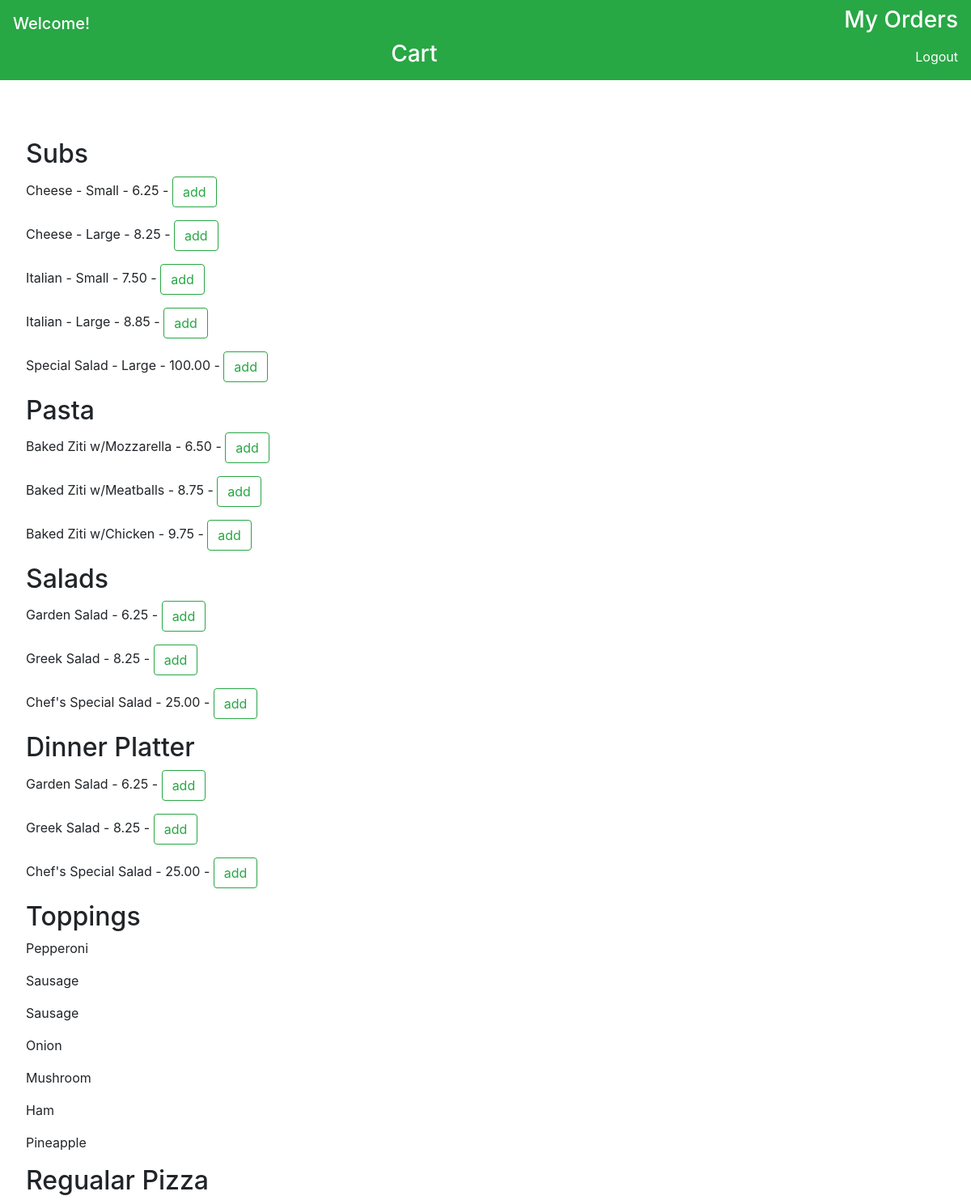
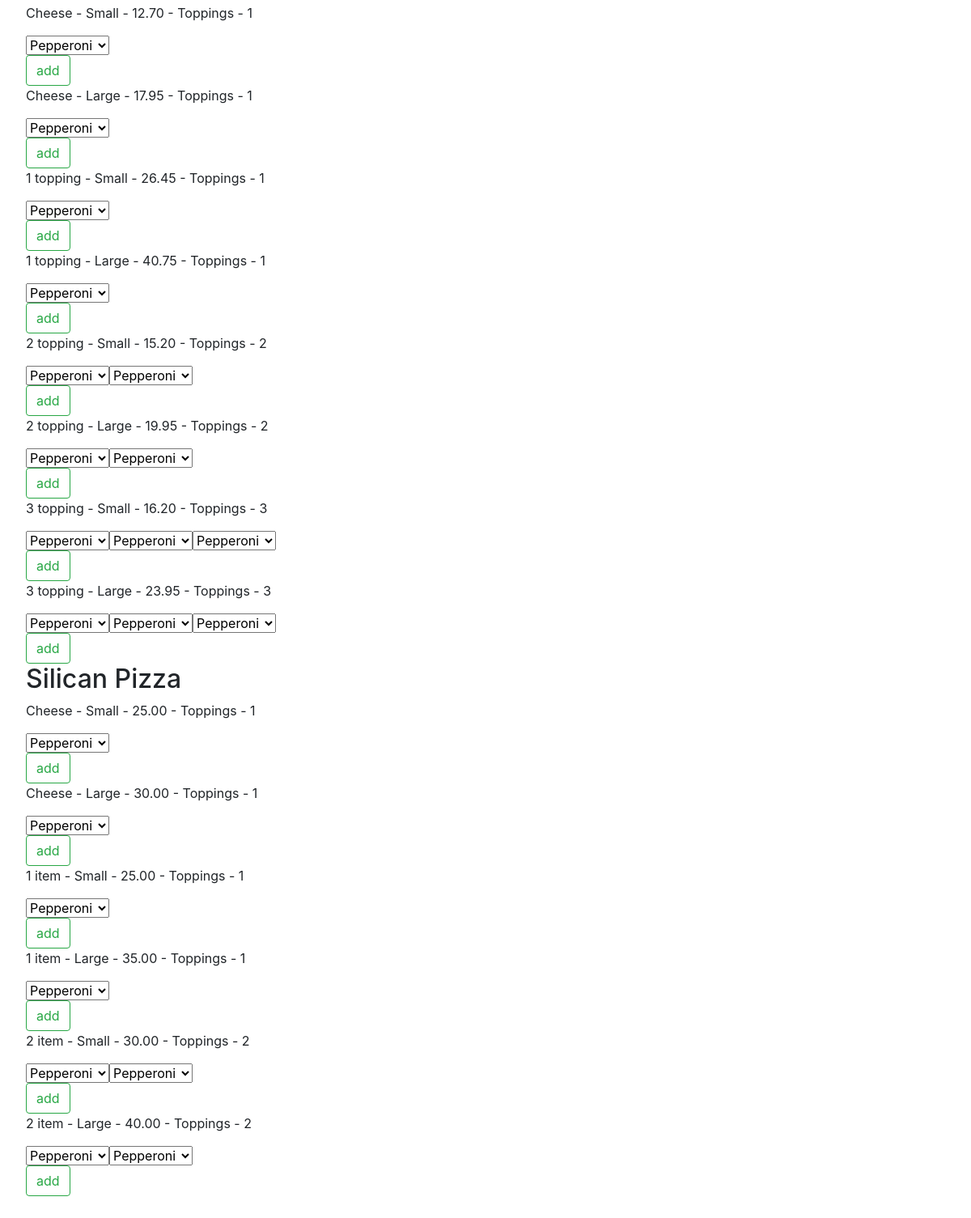
The app's page / (signed in) with its own data (2 pictures, top to bottom).
### orders/models.py (models this page shows)
class subs(models.Model):
    name = models.CharField(max_length= 64)
    size = models.CharField(max_length= 10)
    price = models.DecimalField(max_digits= 5, decimal_places=2)
    def __str__(self):
        return f"{self.name} - {self.size} - {self.price}"

class pasta(models.Model):
    name = models.CharField(max_length= 64)
    price = models.DecimalField(max_digits= 5, decimal_places=2)
    def __str__(self):
        return f"{self.name} - {self.price}"

class salads(models.Model):
    name = models.CharField(max_length= 64)
    price = models.DecimalField(max_digits= 5, decimal_places=2)
    def __str__(self):
        return f"{self.name} - {self.price}"

class toppings(models.Model):
    name = models.CharField(max_length= 64)
    def __str__(self):
        return f"{self.name}"

class regularpizza(models.Model):
    name = models.CharField(max_length = 64)
    size = models.CharField(max_length= 64)
    price = models.DecimalField(max_digits =5, decimal_places=2)
    numoftopp = models.DecimalField(max_digits= 2, decimal_places=0)
    def __str__(self):
        return f"{self.name} - {self.size} - {self.price} - Toppings - {self.numoftopp}"

class silicanpizza(models.Model):
    name = models.CharField(max_length = 64)
    size = models.CharField(max_length= 64)
    price = models.DecimalField(max_digits =5, decimal_places=2)
    numoftopp = models.DecimalField(max_digits= 2, decimal_places=0)
    def __str__(self):
        return f"{self.name} - {self.size} - {self.price} - Toppings - {self.numoftopp}"

### orders/views.py (the view)
# urls.py: path("", views.index, name="index"),
def index(request):
    if not request.user.is_authenticated :
        return render(request , 'orders/loginpage.html')
    else :
        context = {
            "subs" : subs.objects.all(),
            "pasta" : pasta.objects.all(),
            "salads" : salads.objects.all(),
            "dinplatter" : salads.objects.all(),
            "toppings" : toppings.objects.all(),
            "regularpizza" : regularpizza.objects.all(),
            "silicanpizza" : silicanpizza.objects.all()
        }
        return render(request, 'orders/mainpage.html', context)

### orders/templates/orders/mainpage.html (shortened to what this page needs)
{% load static %}
<!DOCTYPE html>
<html>
<head>
	<link rel="stylesheet" type="text/css" href="{% static 'styles/bootstrap.css' %}">
	<link rel="stylesheet" type="text/css" href="{% static 'styles/mainpagec.css' %}">
</head>
<body>
	<nav class="navbar navbar-light bg-success"  >
  		<span class="navbar-brand mb-0 h1" style="color: white">Welcome!</span>
		<a href="{% url 'vieworder' %}" style="color: white; margin-left:35%; " ><h3>My Orders</h3></a>
		<a href="{% url 'getcart' %}" style="color: white; margin-left: 40%;" ><h3>Cart</h3></a>
  		<a href="{% url 'logout' %}" style="color: white;">Logout</a>
	</nav>
	<div class="jumbotron" style="background:transparent !important">
		<div>
			<h2> Subs </h2>
			{% for i in subs %}
				<form class = "ajaxform">
				<div class = "general">
				<p>{{ i }} - <button class= "items btn btn-outline-success my-2 my-sm-0" data-cate="subs" data-name ="{{ i }}" >add</button></p>
				</div>
				</form>
			{% endfor %}
			<h2> Pasta </h2>
			{% for i in pasta %}
				<form class = "ajaxform">
				<div class = "general">
				<p>{{ i }} - <button class= "items btn btn-outline-success my-2 my-sm-0" data-cate="pasta" data-name ="{{ i }}" >add</button></p>
				</div>
				</form>
			{% endfor %}
			<h2> Salads </h2>
			{% for i in salads %}
				<form class = "ajaxform">
				<div class = "general">
				<p>{{ i }} - <button class= "items btn btn-outline-success my-2 my-sm-0" data-cate="salads" data-name ="{{ i }}" >add</button></p>
				</div>
				</form>
			{% endfor %}
			<h2> Dinner Platter </h2>
			{% for i in dinplatter %}
				<form class = "ajaxform">
				<div class = "general">
				<p>{{ i }} - <button class= "items btn btn-outline-success my-2 my-sm-0" data-cate="dinplatter" data-name ="{{ i }}" >add</button></p>
				</div>
				</form>
			{% endfor %}
			<h2> Toppings </h2>
			{% for i in toppings %}
				<p class= "toppings" data-cate="toppings" data-name ="{{ i }}" >{{ i }}</p>
			{% endfor %}
			<h2> Regualar Pizza </h2>
			{% for i in regularpizza %}
				<form class= "ajaxform">
				<div class= "ppizza">
				<div class= "innerpizza">
				<p>{{ i }}</p>
				</div>
				<button type = "submit" class= "pizza btn btn-outline-success my-2 my-sm-0" data-cate="regularpizza" data-name ="{{ i }}" >add</button>
				</div>
				</form>
			{% endfor %}
			<h2> Silican Pizza </h2>
			{% for i in silicanpizza %}
				<form class= "ajaxform">
				<div class= "ppizza">
				<div class= "innerpizza">
				<p>{{ i }}</p>
				</div>
				<button class= "pizza btn btn-outline-success my-2 my-sm-0" data-cate="silicanpizza" data-name ="{{ i }}" >add</button>
				</div>
				</form>
			{% endfor %}
		</div>
	</div>
</body>
</html>

### records on screen
subs: name+size+price "Cheese - Small - 6.25"
subs: name+size+price "Cheese - Large - 8.25"
subs: name+size+price "Italian - Small - 7.50"
subs: name+size+price "Italian - Large - 8.85"
subs: name+size+price "Special Salad - Large - 100.00"
pasta: name+price "Baked Ziti w/Mozzarella - 6.50"
pasta: name+price "Baked Ziti w/Meatballs - 8.75"
pasta: name+price "Baked Ziti w/Chicken - 9.75"
salads: name+price "Garden Salad - 6.25"
salads: name+price "Greek Salad - 8.25"
salads: name+price "Chef's Special Salad - 25.00"
toppings: name "Pepperoni"
toppings: name "Sausage"
toppings: name "Sausage"
toppings: name "Onion"
toppings: name "Mushroom"
toppings: name "Ham"
toppings: name "Pineapple"
regularpizza: name+size+price "Cheese - Small - 12.70 - Toppings - 1"
regularpizza: name+size+price "Cheese - Large - 17.95 - Toppings - 1"
regularpizza: name+size+price "1 topping - Small - 26.45 - Toppings - 1"
regularpizza: name+size+price "1 topping - Large - 40.75 - Toppings - 1"
regularpizza: name+size+price "2 topping - Small - 15.20 - Toppings - 2"
regularpizza: name+size+price "2 topping - Large - 19.95 - Toppings - 2"
regularpizza: name+size+price "3 topping - Small - 16.20 - Toppings - 3"
regularpizza: name+size+price "3 topping - Large - 23.95 - Toppings - 3"
silicanpizza: name+size+price "Cheese - Small - 25.00 - Toppings - 1"
silicanpizza: name+size+price "Cheese - Large - 30.00 - Toppings - 1"
silicanpizza: name+size+price "1 item - Small - 25.00 - Toppings - 1"
silicanpizza: name+size+price "1 item - Large - 35.00 - Toppings - 1"
silicanpizza: name+size+price "2 item - Small - 30.00 - Toppings - 2"
silicanpizza: name+size+price "2 item - Large - 40.00 - Toppings - 2"
